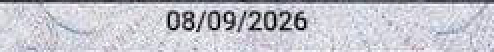
#> input picture DOCUMENT-ENGINE/LICENSE/frozen/ocr_v1_1/release/OCR_ENGLISH_V1_1_RUNTIME/performance_results/bench_cache/1c1e2b152013242d_P0_RAW.png, 247 x 26 px (shown 2 times larger)
$ python -i run_pre_benchmark_audit.py   (imports and definitions only)   (older library calls are emulated)
#> lines starting #> are read from the running program, lines starting #| are printed output that depends on the picture
"""Read-only pre-benchmark audit — no OCR, no crop modification."""

from __future__ import annotations

import hashlib
import json
import platform
import statistics
import subprocess
import sys
from datetime import datetime, timezone
from pathlib import Path
from typing import Any, Dict, List, Optional, Tuple

import cv2
import numpy as np

CROP_V1_ROOT = Path(r"C:\Users\Rw\UAE_LICENSE_CROP_V2")
OCR_ROOT = Path(__file__).resolve().parents[1]

FIELD_ORDER = [
    "license_number",
    "name_ar",
    "name_en",
    "nationality",
    "date_of_birth",
    "issue_date",
    "expiry_date",
    "place_of_issue",
]

# One handoff per licence case; exclude regression duplicates and scratch runs.
CANONICAL_TEST_IDS = frozenset(
    {
        "real3",
        "real4",
        "real5",
        "real6",
        "real7",
        "real8",
        "real9",
        "real10",
        "real11",
        "real12",
        "real13",
        "real14",
        "real_01",
        "real_02",
        "real02",
    }
)

SCRATCH_PREFIXES = ("_",)
SCRATCH_NAMES = frozenset({"STALE_OUTPUT_TEST"})


# [19 lines left out: functions sha256_file, find_handoffs, not called in this run]


def test_id_from_path(handoff_path: Path) -> str:
    return handoff_path.parent.name


# [17 lines left out: function load_crop_release_record, not called in this run]


def edge_touch(ink: np.ndarray, margin: int = 2) -> Dict[str, bool]:
    h, w = ink.shape[:2]
    touches = {
        "LEFT": bool(np.any(ink[:, :margin] > 0)),
        "RIGHT": bool(np.any(ink[:, w - margin :] > 0)),
        "TOP": bool(np.any(ink[:margin, :] > 0)),
        "BOTTOM": bool(np.any(ink[h - margin :, :] > 0)),
    }
    return touches


def analyze_crop_image(path: Path) -> Dict[str, Any]:
    img = cv2.imread(str(path), cv2.IMREAD_COLOR)
#> img is the input picture: shape (26, 247, 3); mean B, G, R 204.8, 196.1, 196.1
    if img is None:
        return {"error": "unreadable", "path": str(path)}

    gray = cv2.cvtColor(img, cv2.COLOR_BGR2GRAY)
    h, w = gray.shape[:2]
#> h = 26; w = 247
    _, ink = cv2.threshold(gray, 0, 255, cv2.THRESH_BINARY_INV + cv2.THRESH_OTSU)
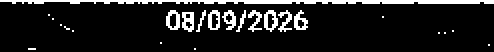
#> ink: shape (26, 247) (shown 2 times larger); 11.9% white in thin lines or dots
    ink_ratio = float(np.count_nonzero(ink)) / float(max(1, w * h))
#> ink_ratio = 0.119
    lap = cv2.Laplacian(gray, cv2.CV_64F)
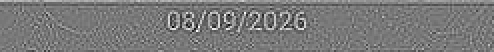
#> lap: shape (26, 247) float64 (shown 2 times larger); min -468, max 517, mean 2.3; drawn with min black and max white
    lap_var = float(lap.var())
#> lap_var = 8008.8
    std = float(np.std(gray))
#> std = 45.47
    mean = float(np.mean(gray))
#> mean = 197.1
    hist = cv2.calcHist([gray], [0], None, [256], [0, 256])
#> hist = 256 values, max 155 at index 216, min 0 at index 0, mean 25.09
    hist = hist / max(1.0, hist.sum())
#> hist = 256 values, max 0.0241 at index 216, min 0 at index 0, mean 0.00391
    entropy = float(-np.sum(hist * np.log2(hist + 1e-12)))
#> entropy = 6.78

    touches = edge_touch(ink)
#> in edge_touch, `touches = { "LEFT": bool(np.any(ink[:, :margin] > 0)), "RIGHT": bool(n..`: touches = {'LEFT': True, 'RIGHT': True, 'TOP': True, 'BOTTOM': True}
    touch_count = sum(1 for v in touches.values() if v)
#> touch_count = 4

    quality = "OCR_IMAGE_GOOD"
    if w < 48 or h < 14 or w * h < 600:
        quality = "OCR_IMAGE_TOO_SMALL"
    elif lap_var < 80:
        quality = "OCR_IMAGE_BLURRED"
    elif std < 18:
        quality = "OCR_IMAGE_LOW_CONTRAST"
    elif touch_count >= 3 and min(w, h) < 35:
        quality = "OCR_IMAGE_TIGHT_PADDING"
    elif ink_ratio > 0.55 or (ink_ratio > 0.35 and lap_var < 150):
        quality = "OCR_IMAGE_SUSPICIOUS_CONTENT"

    return {
        "width": w,
        "height": h,
        "aspect_ratio": round(w / float(h), 4) if h else 0,
        "grayscale_mean": round(mean, 4),
        "grayscale_stddev": round(std, 4),
        "contrast_estimate": round(std / max(1.0, mean), 6),
        "laplacian_variance": round(lap_var, 4),
        "ink_ratio": round(ink_ratio, 6),
        "entropy": round(entropy, 4),
        "edge_touch": touches,
        "edge_touch_count": touch_count,
        "ocr_image_quality_class": quality,
        "could_benefit_from_ocr_padding": touch_count >= 1,
    }


# [586 lines left out: functions real9_semantic_class, low_res_benchmark_tier, inspect_local_ocr, environment_record, main, _has_verified_fields and 1 more, not called in this run]


# [2 lines not run here, left out]

>>> result = analyze_crop_image('../release/OCR_ENGLISH_V1_1_RUNTIME/performance_results/bench_cache/1c1e2b152013242d_P0_RAW.png')
#> result = 13 items
